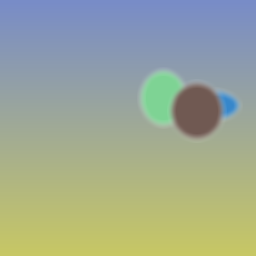
#> input picture dataset/test/ai_edited/sample_000.png, 256 x 256 px
$ python -i texture_analysis.py   (imports and definitions only)   (older library calls are emulated)
#> lines starting #> are read from the running program, lines starting #| are printed output that depends on the picture; after the words box and inside, x2 and y2 are one past the last pixel; in counts of white or black regions, pixels touching at a corner belong together
from typing import Dict, Any, Tuple
import numpy as np
import cv2
from PIL import Image

class TextureAnalyzer:
    """
    Analyzes micro-texture distributions, Local Binary Patterns (LBP),
    and spatial Gray-Level Co-occurrence metrics to detect synthetic skin smoothing,
    excessive unsharp filtering, or abnormal texture homogeny.
    """

    def analyze(self, pil_img: Image.Image) -> Dict[str, Any]:
        """Performs LBP, GLCM approximation, and gradient edge variance analysis."""
        gray = np.array(pil_img.convert("L"), dtype=np.uint8)

        # 1. Edge and Gradient Distribution via Sobel & Laplacian
        sobelx = cv2.Sobel(gray, cv2.CV_32F, 1, 0, ksize=3)
        sobely = cv2.Sobel(gray, cv2.CV_32F, 0, 1, ksize=3)
        grad_mag = np.sqrt(sobelx**2 + sobely**2)

        mean_edge_gradient = float(np.mean(grad_mag))
        edge_gradient_std = float(np.std(grad_mag))
        laplacian_var = float(cv2.Laplacian(gray, cv2.CV_32F).var())

        # 2. Local Binary Patterns (LBP) 8-neighborhood
        lbp_img = self._compute_lbp(gray)
        lbp_hist, _ = np.histogram(lbp_img.ravel(), bins=32, range=(0, 256), density=True)
        lbp_entropy = float(-np.sum(lbp_hist * np.log2(lbp_hist + 1e-12)))

        # 3. Spatial Co-occurrence Matrix (GLCM) approximation (horizontal offset d=1)
        glcm_metrics = self._compute_fast_glcm(gray)

        # 4. Compute Texture Anomaly Score
        texture_anomaly = self._compute_texture_anomaly(
            glcm_metrics["homogeneity"],
            glcm_metrics["contrast"],
            lbp_entropy,
            laplacian_var
        )

        return {
            "mean_edge_gradient": round(mean_edge_gradient, 4),
            "edge_gradient_std": round(edge_gradient_std, 4),
            "laplacian_sharpness": round(laplacian_var, 4),
            "lbp_entropy": round(lbp_entropy, 4),
            "glcm_contrast": round(glcm_metrics["contrast"], 4),
            "glcm_homogeneity": round(glcm_metrics["homogeneity"], 4),
            "glcm_energy": round(glcm_metrics["energy"], 4),
            "texture_anomaly_score": round(texture_anomaly, 4)
        }

    def _compute_lbp(self, gray: np.ndarray) -> np.ndarray:
        """Fast vectorized Local Binary Pattern calculation (8-neighbor)."""
        h, w = gray.shape
        if h < 3 or w < 3:
            return gray

        center = gray[1:-1, 1:-1]
        lbp = np.zeros_like(center, dtype=np.uint8)

        # 8 neighbors
        neighbors = [
            gray[:-2, :-2],  # top-left
            gray[:-2, 1:-1], # top
            gray[:-2, 2:],   # top-right
            gray[1:-1, 2:],  # right
            gray[2:, 2:],    # bottom-right
            gray[2:, 1:-1],  # bottom
            gray[2:, :-2],   # bottom-left
            gray[1:-1, :-2]  # left
        ]

        for i, neighbor in enumerate(neighbors):
            lbp += ((neighbor >= center).astype(np.uint8) << i)

        return lbp

    def _compute_fast_glcm(self, gray: np.ndarray, levels: int = 32) -> Dict[str, float]:
        """Computes quantized Gray-Level Co-occurrence Matrix statistics."""
        # Quantize to 32 levels for fast matrix calculation
        quantized = (gray // (256 // levels)).astype(np.int32)
        h, w = quantized.shape

        # Horizontal adjacent pair matrix (d=1, theta=0)
        p1 = quantized[:, :-1].ravel()
        p2 = quantized[:, 1:].ravel()

        glcm = np.zeros((levels, levels), dtype=np.float32)
        np.add.at(glcm, (p1, p2), 1)

        # Normalize GLCM
        total = np.sum(glcm)
        if total > 0:
            glcm /= total

        # Compute GLCM statistical descriptors
        i_idx, j_idx = np.indices((levels, levels))

        contrast = float(np.sum(glcm * ((i_idx - j_idx) ** 2)))
        homogeneity = float(np.sum(glcm / (1.0 + np.abs(i_idx - j_idx))))
        energy = float(np.sum(glcm ** 2))

        return {
            "contrast": contrast,
            "homogeneity": homogeneity,
            "energy": energy
        }

    def _compute_texture_anomaly(self, homogeneity: float, contrast: float, lbp_entropy: float, lap_var: float) -> float:
        """Estimates texture anomaly score from synthetic smoothness or over-sharpening."""
        score = 0.0
        # Over-smoothed skin / AI texture has very high homogeneity (>0.85) and low contrast (<2.0)
        if homogeneity > 0.85:
            score += min(0.35, (homogeneity - 0.85) / 0.15 * 0.35)

        if contrast < 1.5:
            score += (1.5 - contrast) / 1.5 * 0.25

        # Abnormally low LBP entropy indicates lack of natural high-frequency micro-texture
        if lbp_entropy < 3.2:
            score += (3.2 - lbp_entropy) / 3.2 * 0.25

        # Over-sharpened images
        if lap_var > 1500.0:
            score += min(0.15, (lap_var - 1500.0) / 2000.0 * 0.15)

        return float(np.clip(score, 0.0, 1.0))

>>> from PIL import Image
>>> picture = Image.open('../dataset/test/ai_edited/sample_000.png')
#> picture is the input picture: PIL image 256x256 RGB; mean R, G, B 157.5, 168.3, 147.6
>>> result = TextureAnalyzer().analyze(picture)
#> in analyze, `gray = np.array(pil_img.convert("L"), dtype=np.uint8)`:
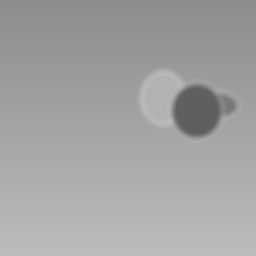
#> gray: shape (256, 256); min 95, max 188, mean 162.7
#> in analyze, `sobely = cv2.Sobel(gray, cv2.CV_32F, 0, 1, ksize=3)`:
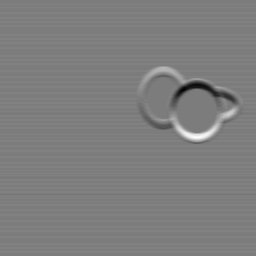
#> sobely: shape (256, 256) float32; min -95, max 100, mean 1.5; drawn with min black and max white
#> in analyze, `grad_mag = np.sqrt(sobelx**2 + sobely**2)`:
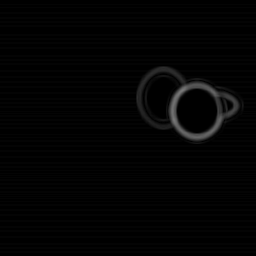
#> grad_mag: shape (256, 256) float32; min 0, max 120.9, mean 3.5
#> in analyze, `mean_edge_gradient = float(np.mean(grad_mag))`: mean_edge_gradient = 3.51
#> in analyze, `edge_gradient_std = float(np.std(grad_mag))`: edge_gradient_std = 10.97
#> in analyze, `laplacian_var = float(cv2.Laplacian(gray, cv2.CV_32F).var())`: laplacian_var = 0.992
#> the loop in _compute_lbp, `for i, neighbor in enumerate(neighbors):` made 8 passes
#> pass 1, in _compute_lbp, `lbp += ((neighbor >= center).astype(np.uint8) << i)`:
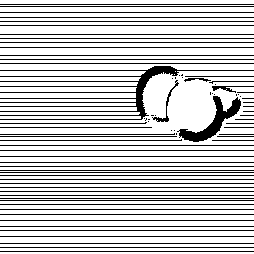
#> lbp: shape (254, 254); values 0 (black) and 1 (white), 78% white; black in thin lines or dots
#> after the loop in _compute_lbp, `for i, neighbor in enumerate(neighbors):`:
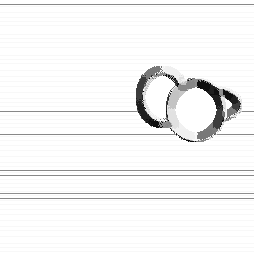
#> lbp: shape (254, 254); min 0, max 255, mean 244.7
#> in analyze, `lbp_hist, _ = np.histogram(lbp_img.ravel(), bins=32, range=(0, 256), d..`: lbp_hist = 32 values, max 0.116 at index 31, min 0 at index 10, mean 0.00391
#> in analyze, `lbp_entropy = float(-np.sum(lbp_hist * np.log2(lbp_hist + 1e-12)))`: lbp_entropy = 0.452
#> in _compute_fast_glcm, `quantized = (gray // (256 // levels)).astype(np.int32)`:
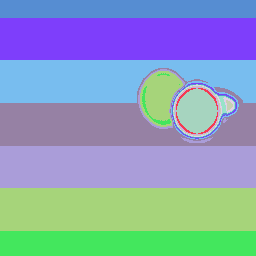
#> quantized: shape (256, 256) int32; 13 distinct labels, from 11 to 23; one colour per label, 0 black
#> in _compute_fast_glcm, `np.add.at(glcm, (p1, p2), 1)`:
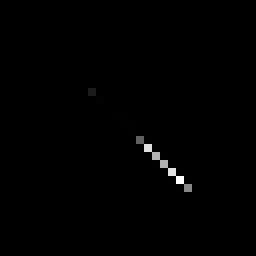
#> glcm: shape (32, 32) float32 (shown 8 times larger); min 0, max 12283, mean 63.8; drawn with min black and max white
#> in _compute_fast_glcm, `total = np.sum(glcm)`: total = 65280
#> in _compute_fast_glcm, `glcm /= total`: glcm: shape (32, 32) float32; 5.37% of pixels changed, all inside (x1, y1, x2, y2) = (11, 11, 24, 24)
#> in _compute_fast_glcm, `contrast = float(np.sum(glcm * ((i_idx - j_idx) ** 2)))`: contrast = 0.0254
#> in _compute_fast_glcm, `homogeneity = float(np.sum(glcm / (1.0 + np.abs(i_idx - j_idx))))`: homogeneity = 0.99
#> in _compute_fast_glcm, `energy = float(np.sum(glcm ** 2))`: energy = 0.141
#> in analyze, `glcm_metrics = self._compute_fast_glcm(gray)`: glcm_metrics = {'contrast': 0.0254, 'homogeneity': 0.99, 'energy': 0.141}
#> in _compute_texture_anomaly, `score += (3.2 - lbp_entropy) / 3.2 * 0.25`: score = 0.787
#> result = {'mean_edge_gradient': 3.51, 'edge_gradient_std': 10.97, 'laplacian_sharpness': 0.992, 'lbp_entropy': 0.452, 'glcm_contrast': 0.0254, 'glcm_homogeneity': 0.99, 'glcm_energy': 0.141, 'texture_anomaly_score': 0.786}

$ run again, on dataset/test/ai_edited/sample_001.png
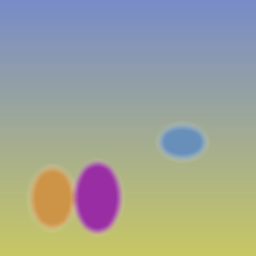
#> input picture dataset/test/ai_edited/sample_001.png, 256 x 256 px
#> picture is the input picture: PIL image 256x256 RGB; mean R, G, B 158.5, 162.9, 151.2
#> mean_edge_gradient = 4.39
#> edge_gradient_std = 13.85
#> laplacian_var = 1.16
#> the loop in _compute_lbp, `for i, neighbor in enumerate(neighbors):` made 8 passes
#> after the loop in _compute_lbp, `for i, neighbor in enumerate(neighbors):`:
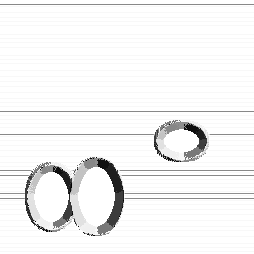
#> lbp: shape (254, 254); min 0, max 255, mean 243.4
#> lbp_hist = 32 values, max 0.114 at index 31, min 0 at index 10, mean 0.00391
#> lbp_entropy = 0.465
#> in _compute_fast_glcm, `quantized = (gray // (256 // levels)).astype(np.int32)`:
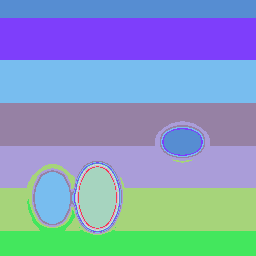
#> quantized: shape (256, 256) int32; 13 distinct labels, from 11 to 23; one colour per label, 0 black
#> total = 65280
#> contrast = 0.0433
#> homogeneity = 0.985
#> energy = 0.137
#> glcm_metrics = {'contrast': 0.0433, 'homogeneity': 0.985, 'energy': 0.137}
#> score = 0.771
#> result = {'mean_edge_gradient': 4.39, 'edge_gradient_std': 13.85, 'laplacian_sharpness': 1.16, 'lbp_entropy': 0.465, 'glcm_contrast': 0.0433, 'glcm_homogeneity': 0.985, 'glcm_energy': 0.137, 'texture_anomaly_score': 0.771}

$ run again, on dataset/test/ai_edited/sample_002.png
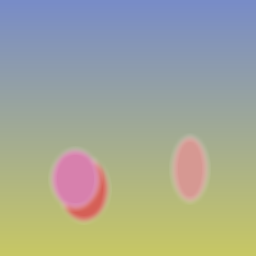
#> input picture dataset/test/ai_edited/sample_002.png, 256 x 256 px
#> picture is the input picture: PIL image 256x256 RGB; mean R, G, B 162.4, 166.5, 151.7
#> mean_edge_gradient = 2.96
#> edge_gradient_std = 7.02
#> laplacian_var = 0.906
#> the loop in _compute_lbp, `for i, neighbor in enumerate(neighbors):` made 8 passes
#> after the loop in _compute_lbp, `for i, neighbor in enumerate(neighbors):`:
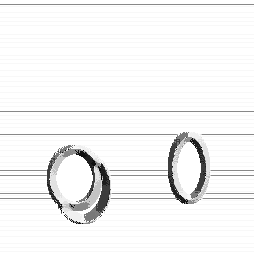
#> lbp: shape (254, 254); min 0, max 255, mean 244.3
#> lbp_hist = 32 values, max 0.115 at index 31, min 0 at index 11, mean 0.00391
#> lbp_entropy = 0.46
#> quantized: shape (256, 256) int32; 8 distinct labels, from 16 to 23
#> in _compute_fast_glcm, `np.add.at(glcm, (p1, p2), 1)`:
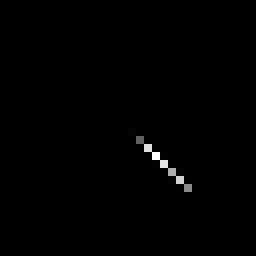
#> glcm: shape (32, 32) float32 (shown 8 times larger); min 0, max 12285, mean 63.8; drawn with min black and max white
#> total = 65280
#> contrast = 0.0178
#> homogeneity = 0.991
#> energy = 0.147
#> glcm_metrics = {'contrast': 0.0178, 'homogeneity': 0.991, 'energy': 0.147}
#> score = 0.79
#> result = {'mean_edge_gradient': 2.96, 'edge_gradient_std': 7.02, 'laplacian_sharpness': 0.906, 'lbp_entropy': 0.46, 'glcm_contrast': 0.0178, 'glcm_homogeneity': 0.991, 'glcm_energy': 0.147, 'texture_anomaly_score': 0.79}

$ run again, on dataset/test/ai_edited/sample_003.png
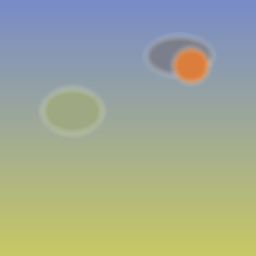
#> input picture dataset/test/ai_edited/sample_003.png, 256 x 256 px
#> picture is the input picture: PIL image 256x256 RGB; mean R, G, B 161, 169.2, 147.1
#> mean_edge_gradient = 2.91
#> edge_gradient_std = 6.28
#> laplacian_var = 0.957
#> the loop in _compute_lbp, `for i, neighbor in enumerate(neighbors):` made 8 passes
#> lbp_hist = 32 values, max 0.114 at index 31, min 0 at index 10, mean 0.00391
#> lbp_entropy = 0.46
#> in _compute_fast_glcm, `quantized = (gray // (256 // levels)).astype(np.int32)`:
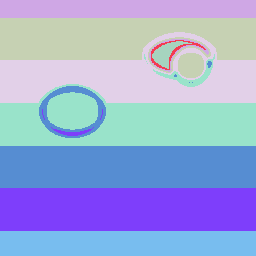
#> quantized: shape (256, 256) int32; 9 distinct labels, from 15 to 23; one colour per label, 0 black
#> total = 65280
#> contrast = 0.0128
#> homogeneity = 0.994
#> energy = 0.146
#> glcm_metrics = {'contrast': 0.0128, 'homogeneity': 0.994, 'energy': 0.146}
#> score = 0.797
#> result = {'mean_edge_gradient': 2.91, 'edge_gradient_std': 6.28, 'laplacian_sharpness': 0.957, 'lbp_entropy': 0.461, 'glcm_contrast': 0.0128, 'glcm_homogeneity': 0.994, 'glcm_energy': 0.146, 'texture_anomaly_score': 0.797}
